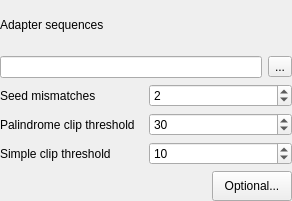
<?xml version="1.0" encoding="UTF-8"?>
<ui version="4.0">
 <class>IlluminaClipSettingsWidget</class>
 <widget class="QWidget" name="IlluminaClipSettingsWidget">
  <property name="geometry">
   <rect>
    <x>0</x>
    <y>0</y>
    <width>292</width>
    <height>201</height>
   </rect>
  </property>
  <property name="windowTitle">
   <string>Form</string>
  </property>
  <layout class="QVBoxLayout" name="verticalLayout_4">
   <property name="sizeConstraint">
    <enum>QLayout::SetMinAndMaxSize</enum>
   </property>
   <property name="leftMargin">
    <number>0</number>
   </property>
   <property name="topMargin">
    <number>0</number>
   </property>
   <property name="rightMargin">
    <number>0</number>
   </property>
   <property name="bottomMargin">
    <number>0</number>
   </property>
   <item>
    <layout class="QVBoxLayout" name="verticalLayout_2">
     <property name="sizeConstraint">
      <enum>QLayout::SetMinAndMaxSize</enum>
     </property>
     <property name="topMargin">
      <number>0</number>
     </property>
     <item>
      <widget class="QLabel" name="label">
       <property name="enabled">
        <bool>true</bool>
       </property>
       <property name="toolTip">
        <string>A FASTA file with the adapter sequences. Files for TruSeq2 (GAII machines), TruSeq3 (HiSeq and MiSeq machines) and Nextera kits for SE and PE reads are now available by default. The naming of the various sequences within the specified file determines how they are used.</string>
       </property>
       <property name="text">
        <string>Adapter sequences</string>
       </property>
      </widget>
     </item>
     <item>
      <layout class="QHBoxLayout" name="horizontalLayout">
       <property name="sizeConstraint">
        <enum>QLayout::SetMinAndMaxSize</enum>
       </property>
       <item>
        <widget class="QLineEdit" name="fileName">
         <property name="toolTip">
          <string>A FASTA file with the adapter sequences. Files for TruSeq2 (GAII machines), TruSeq3 (HiSeq and MiSeq machines) and Nextera kits for SE and PE reads are now available by default. The naming of the various sequences within the specified file determines how they are used.</string>
         </property>
        </widget>
       </item>
       <item>
        <widget class="QToolButton" name="tbBrowse">
         <property name="toolTip">
          <string>A FASTA file with the adapter sequences. Files for TruSeq2 (GAII machines), TruSeq3 (HiSeq and MiSeq machines) and Nextera kits for SE and PE reads are now available by default. The naming of the various sequences within the specified file determines how they are used.</string>
         </property>
         <property name="text">
          <string>...</string>
         </property>
        </widget>
       </item>
      </layout>
     </item>
    </layout>
   </item>
   <item>
    <layout class="QGridLayout" name="gridLayout">
     <property name="sizeConstraint">
      <enum>QLayout::SetMinAndMaxSize</enum>
     </property>
     <item row="0" column="0">
      <widget class="QLabel" name="label_2">
       <property name="toolTip">
        <string>The maximum mismatch count in short sections which will still allow a full match to be performed.</string>
       </property>
       <property name="text">
        <string>Seed mismatches</string>
       </property>
      </widget>
     </item>
     <item row="0" column="1">
      <widget class="QSpinBox" name="mismatches">
       <property name="toolTip">
        <string>The maximum mismatch count in short sections which will still allow a full match to be performed.</string>
       </property>
       <property name="maximum">
        <number>2147483647</number>
       </property>
       <property name="value">
        <number>2</number>
       </property>
      </widget>
     </item>
     <item row="1" column="0">
      <widget class="QLabel" name="label_3">
       <property name="toolTip">
        <string>A threshold for simple alignment mode. Values between 7 and 15 are recommended. A perfect match of a 12 base sequence will score just over 7, while 25 bases are needed to score 15.</string>
       </property>
       <property name="text">
        <string>Palindrome clip threshold</string>
       </property>
      </widget>
     </item>
     <item row="1" column="1">
      <widget class="QSpinBox" name="palindromeThreshold">
       <property name="toolTip">
        <string>A threshold for simple alignment mode. Values between 7 and 15 are recommended. A perfect match of a 12 base sequence will score just over 7, while 25 bases are needed to score 15.</string>
       </property>
       <property name="minimum">
        <number>1</number>
       </property>
       <property name="maximum">
        <number>2147483647</number>
       </property>
       <property name="singleStep">
        <number>1</number>
       </property>
       <property name="value">
        <number>30</number>
       </property>
      </widget>
     </item>
     <item row="2" column="0">
      <widget class="QLabel" name="label_4">
       <property name="toolTip">
        <string>A threshold for palindrome alignment mode. For palindromic matches, a longer alignment is possible. Therefore the threshold can be in the range of 30. Even though this threshold is very high (requiring a match of almost 50 bases) Trimmomatic is still able to identify very, very short adapter fragments.</string>
       </property>
       <property name="text">
        <string>Simple clip threshold</string>
       </property>
      </widget>
     </item>
     <item row="2" column="1">
      <widget class="QSpinBox" name="simpleThreshold">
       <property name="toolTip">
        <string>A threshold for palindrome alignment mode. For palindromic matches, a longer alignment is possible. Therefore the threshold can be in the range of 30. Even though this threshold is very high (requiring a match of almost 50 bases) Trimmomatic is still able to identify very, very short adapter fragments.</string>
       </property>
       <property name="minimum">
        <number>1</number>
       </property>
       <property name="maximum">
        <number>2147483647</number>
       </property>
       <property name="value">
        <number>10</number>
       </property>
      </widget>
     </item>
    </layout>
   </item>
   <item>
    <layout class="QHBoxLayout" name="horizontalLayout_3">
     <property name="sizeConstraint">
      <enum>QLayout::SetMinAndMaxSize</enum>
     </property>
     <item>
      <spacer name="horizontalSpacer_4">
       <property name="orientation">
        <enum>Qt::Horizontal</enum>
       </property>
       <property name="sizeHint" stdset="0">
        <size>
         <width>178</width>
         <height>25</height>
        </size>
       </property>
      </spacer>
     </item>
     <item>
      <widget class="QPushButton" name="pushButton">
       <property name="minimumSize">
        <size>
         <width>80</width>
         <height>30</height>
        </size>
       </property>
       <property name="text">
        <string>Optional...</string>
       </property>
      </widget>
     </item>
    </layout>
   </item>
  </layout>
 </widget>
 <resources/>
 <connections/>
</ui>
